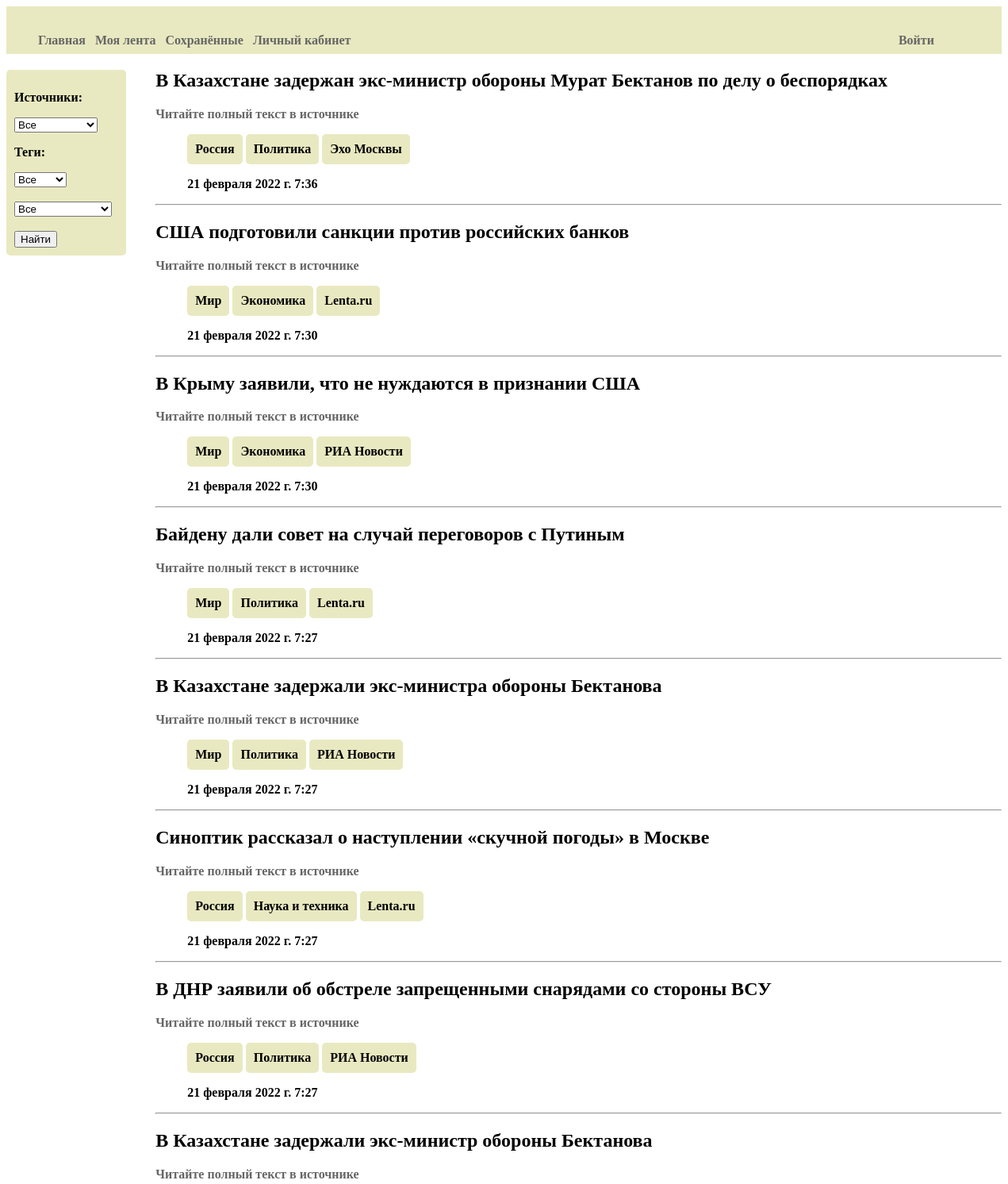
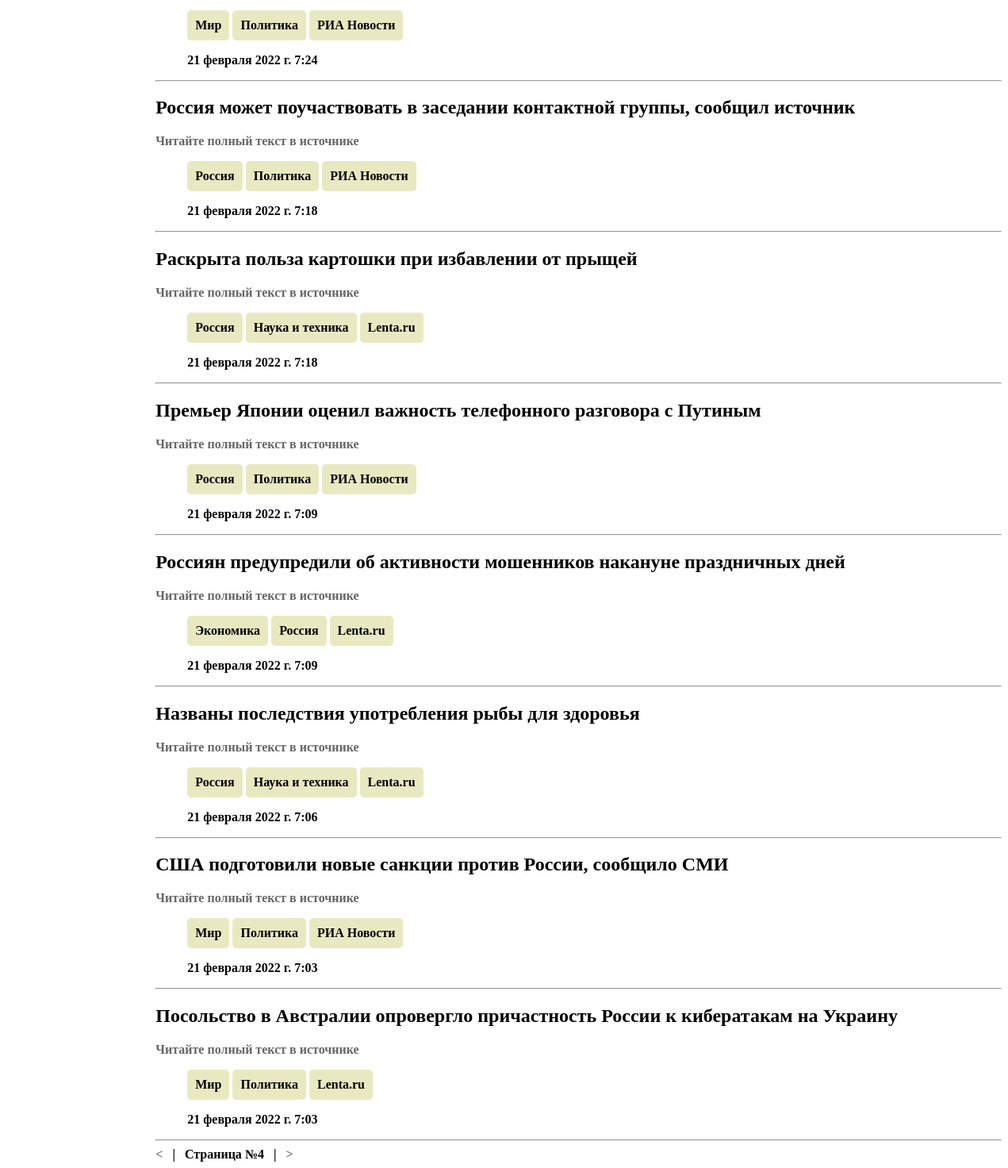
The app's page /news/?page=4 with its own data (2 pictures, top to bottom).
### AllNews/models.py (models this page shows, shortened)
class Article(models.Model):
    title = models.TextField(verbose_name = "Заголовок")
    content = models.TextField(verbose_name = "Текст новости", null = True, blank = True, default = "Читайте полный текст в источнике")
    published = models.DateTimeField(verbose_name = "Дата публикации", null = True, blank = True, db_index = True, editable=False)
    saved = models.DateTimeField(verbose_name = "Дата сохранения", auto_now_add = True)
    link = models.URLField(verbose_name = "Ссылка на оригинал", null = True, blank = True)
    tags = models.ManyToManyField(Tag)
    site = models.ForeignKey('Site', default = 0, null = True, on_delete=models.PROTECT)
    users = models.ManyToManyField(User)
    is_deleted = models.BooleanField(verbose_name = "Активность", default = True, editable = False)
    class Meta:
        verbose_name = "Новость"
        verbose_name_plural = "Новости"
        ordering = ["-published"]
        unique_together = ('title', 'link')

class Tag(models.Model):
   tag = models.CharField(max_length = 50, verbose_name = "Категория")
   class Meta:
       verbose_name = "Тег"
       verbose_name_plural = "Теги"

class Site(models.Model):
   name = models.CharField(max_length = 50, verbose_name = "Название источника")
   link = models.URLField(verbose_name = "Адрес источника", unique=True)
   users = models.ManyToManyField(User)
   is_active = models.BooleanField(verbose_name = "Активность", default = False)
   is_allowed = models.BooleanField(verbose_name = "Подтверждение администратора", default=True)
   class Meta:
       verbose_name = "Источник"
       verbose_name_plural = "Источники"
       ordering = ["name"]

### AllNews/views.py (the view)
# urls.py: path('', index),
@csrf_exempt
def index(request):
  if request.GET.get("id_ar", 0) != 0:
    article_id = request.GET.get("id_ar") #("id_ar", 1000)
    article = Article.objects.get(pk=article_id)
    if request.user in article.users.all():
      article.users.remove(request.user)
    else:
      article.users.add(request.user)
  else:
    tag1_id = request.GET.get("tag1_id", 0)
    tag2_id = request.GET.get("tag2_id", 0)
    site_id = request.GET.get("site_id", 0)
    articles = Article.objects.all()
    filter_ids = {}
    if tag1_id != 0:
        filter_ids['tag1_id'] = tag1_id
        tag1 = Tag.objects.get(pk=tag1_id)
        articles1 = tag1.article_set.all().order_by()
        articles = articles & articles1
    if tag2_id != 0:
        filter_ids['tag2_id'] = tag2_id
        tag2 = Tag.objects.get(pk=tag2_id) if tag2_id != 0 else tag1
        articles2 = tag2.article_set.all().order_by()
        articles = articles & articles2
    if site_id != 0:
        filter_ids['site_id'] = site_id
        articles = articles.filter(site=site_id)
    sites = Site.objects.all()
    tags1 = Tag.objects.filter(tag='Мир') | Tag.objects.filter(tag='Россия')
    tags2 = Tag.objects.exclude(tag='Мир') & Tag.objects.exclude(tag='Россия')
    paginator = Paginator(articles, 15)
    if 'page' in request.GET:
        page_num = request.GET['page']
    else:
        page_num = 1
    page = paginator.get_page(page_num)
    string = ""
    for tag in filter_ids:
        string = string + "&" + tag + "=" + filter_ids.get(tag)
    context = {'articles': page.object_list, 'sites': sites, 'tags1': tags1, 'tags2': tags2, 'filter_ids': string, 'page': page}
    return render(request, 'content.html', context)

### AllNews/templates/content.html (shortened to what this page needs)
{% extends "Layout/basic.html" %}
{% block content %}
<div class="left">
  <form  action="" class="tag">
    <div>
      <p>Источники:</p>
    </div>
    <div>
      <select name="site_id">
        <option selected disabled>Все</option>
      </select>
    </div>
    <div>
      <p>Теги:</p>
    </div>
    <div>
      <select name="tag1_id">
        <option selected disabled>Все</option>
      </select>
    </div><br/>
    <div>
      <select name="tag2_id">
        <option selected disabled>Все</option>
      </select>
    </div><br/>
    <div>
      <input type="submit" value="Найти">
    </div>
  </form>
</div>
<div class="right">
  {% for article in articles %}
  <form>
    <h1>{{ article.title }}</h1>
    <a href="{{ article.link }}">{{ article.content }}</a> <br/>
    <ul class="hr">
      {% for tag in article.tags.all %}
      <li class="tag">{{ tag.tag }}</li>
      {% endfor %}
      <li class="tag">{{ article.site.name }}</li>
    </ul>
    <ul class="hr">
      <li>{{ article.published }}</li>&nbsp;&nbsp;
    </ul>
  </form>
  <hr>
  {% endfor %}
  {% if articles.exists %}
  <div>
    {% if page.has_previous %}
    <a href="?page={{ page.previous_page_number }}{{filter_ids}}">&lt;</a>
    &nbsp;&nbsp;|&nbsp;&nbsp;
    {% endif %}
    Страница №{{ page.number }}
    {% if page.has_next %}
    &nbsp;&nbsp;|&nbsp;&nbsp;
    <a href="?page={{ page.next_page_number }}{{filter_ids}}">&gt;</a>
    {% endif %}
  </div>
  {% endif %}
</div>
{% endblock %}

### AllNews/static/AllNews/style.css (style rules this page uses)
a { text-decoration: none; color: #666; }
ul.hr li { display: inline-block; }
.left { width: 12%; float: left; }
.right { width: 85%; margin-left: 15%; }
.tag { border-radius: 5px; background: #E9E9C1; padding: 10px; }

### records on screen
Article: title "В Казахстане задержан экс-министр обороны Мурат Бектанов по делу о беспорядках", content "Читайте полный текст в источнике", site.name "Эхо Москвы", published "21 февраля 2022 г. 7:36"
Tag: tag "Россия"
Tag: tag "Политика"
Article: title "США подготовили санкции против российских банков", content "Читайте полный текст в источнике", site.name "Lenta.ru", published "21 февраля 2022 г. 7:30"
Tag: tag "Мир"
Tag: tag "Экономика"
Article: title "В Крыму заявили, что не нуждаются в признании США", content "Читайте полный текст в источнике", site.name "РИА Новости", published "21 февраля 2022 г. 7:30"
Article: title "Байдену дали совет на случай переговоров с Путиным", content "Читайте полный текст в источнике", site.name "Lenta.ru", published "21 февраля 2022 г. 7:27"
Article: title "В Казахстане задержали экс-министра обороны Бектанова", content "Читайте полный текст в источнике", site.name "РИА Новости", published "21 февраля 2022 г. 7:27"
Article: title "Синоптик рассказал о наступлении «скучной погоды» в Москве", content "Читайте полный текст в источнике", site.name "Lenta.ru", published "21 февраля 2022 г. 7:27"
Tag: tag "Наука и техника"
Article: title "В ДНР заявили об обстреле запрещенными снарядами со стороны ВСУ", content "Читайте полный текст в источнике", site.name "РИА Новости", published "21 февраля 2022 г. 7:27"
Article: title "В Казахстане задержали экс-министр обороны Бектанова", content "Читайте полный текст в источнике", site.name "РИА Новости", published "21 февраля 2022 г. 7:24"
Article: title "Россия может поучаствовать в заседании контактной группы, сообщил источник", content "Читайте полный текст в источнике", site.name "РИА Новости", published "21 февраля 2022 г. 7:18"
Article: title "Раскрыта польза картошки при избавлении от прыщей", content "Читайте полный текст в источнике", site.name "Lenta.ru", published "21 февраля 2022 г. 7:18"
Article: title "Премьер Японии оценил важность телефонного разговора с Путиным", content "Читайте полный текст в источнике", site.name "РИА Новости", published "21 февраля 2022 г. 7:09"
Article: title "Россиян предупредили об активности мошенников накануне праздничных дней", content "Читайте полный текст в источнике", site.name "Lenta.ru", published "21 февраля 2022 г. 7:09"
Article: title "Названы последствия употребления рыбы для здоровья", content "Читайте полный текст в источнике", site.name "Lenta.ru", published "21 февраля 2022 г. 7:06"
Article: title "США подготовили новые санкции против России, сообщило СМИ", content "Читайте полный текст в источнике", site.name "РИА Новости", published "21 февраля 2022 г. 7:03"
Article: title "Посольство в Австралии опровергло причастность России к кибератакам на Украину", content "Читайте полный текст в источнике", site.name "Lenta.ru", published "21 февраля 2022 г. 7:03"

### other values on screen
{{ page.number }} "4"
